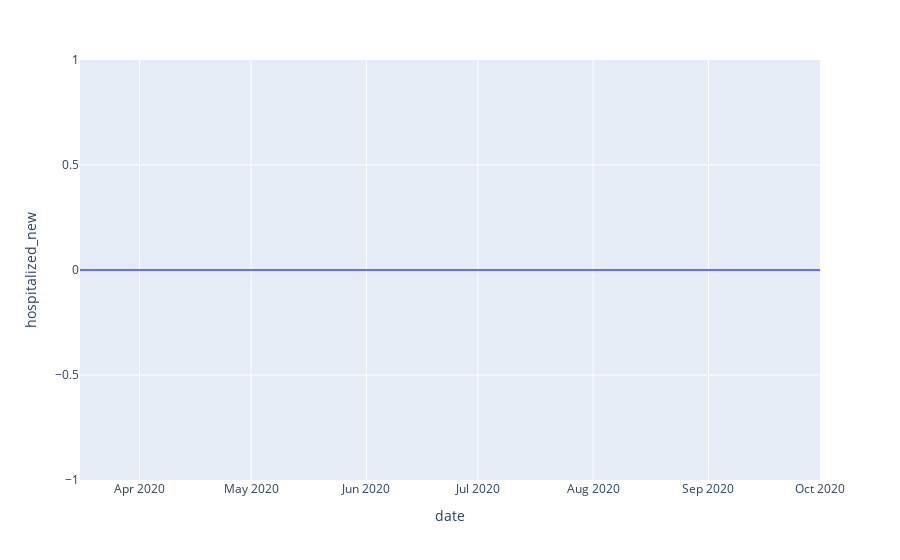

This figure's notebook cell:
### Code cell
px.line(data_frame=df_state, x= 'date',y='hospitalized_new')

### Figure 1 — Plotly figure (JSON) as saved in the notebook; plotly's stock layout.template omitted (floating-point values rounded to 4 significant figures; data arrays with more than 128 entries replaced by an {"elided": "..."} marker saying what was removed)
{"data": [{"hovertemplate": "date=%{x}<br>hospitalized_new=%{y}<extra></extra>", "legendgroup": "", "line": {"color": "#636efa", "dash": "solid"}, "mode": "lines", "name": "", "orientation": "v", "showlegend": false, "type": "scatter", "x": {"elided": "200 str values"}, "xaxis": "x", "y": {"elided": "200 int values"}, "yaxis": "y"}], "layout": {"legend": {"tracegroupgap": 0}, "margin": {"t": 60}, "xaxis": {"anchor": "y", "domain": [0, 1], "title": {"text": "date"}}, "yaxis": {"anchor": "x", "domain": [0, 1], "title": {"text": "hospitalized_new"}}}}
